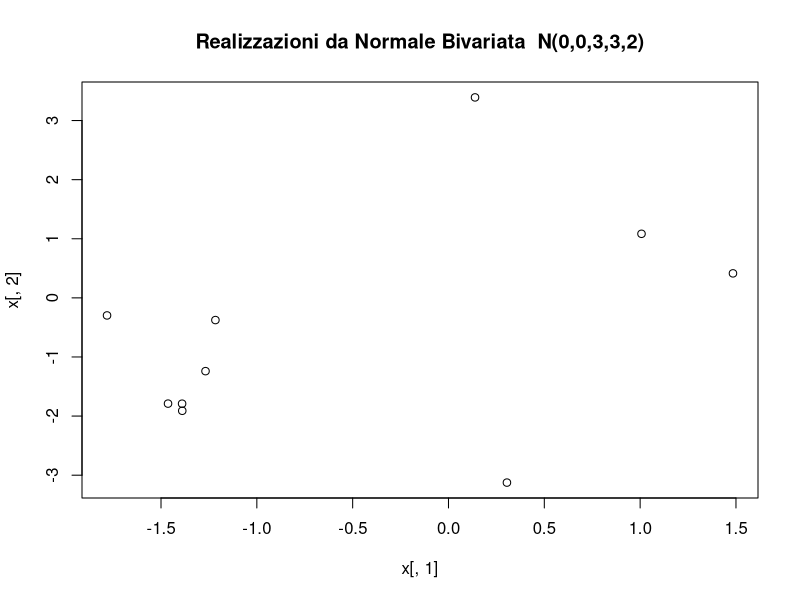
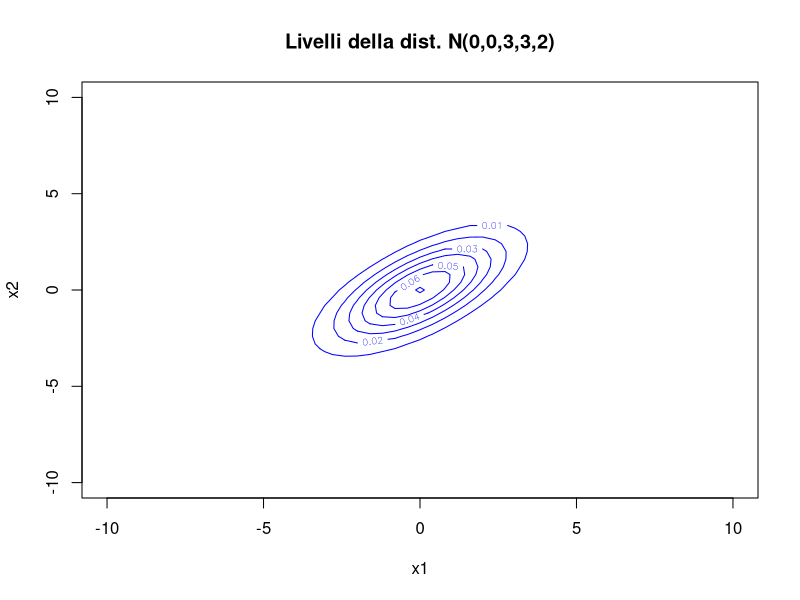

Reproduce these figures in R, in order.
## ---- chunk 1
knitr::opts_chunk$set(echo = TRUE)
## ---- chunk 2
require(mvtnorm)
set.seed(1234)
sigma1 <- matrix(c(3,2,2,3), ncol=2); 
sigma1
n <- 10
x <- rmvnorm(n, 
             mean=c(0,0),
             sigma=sigma1
             )
x
cov(x)
var(x)
require(skimr)
skim_without_charts(x)

sd(x[,1])

sd(x[,2])
## ---- chunk 3
plot(x[,1],
x[,2], main = "Realizzazioni da Normale Bivariata  N(0,0,3,3,2)")
## ---- chunk 4
x1 <- x2 <- seq(-10, 10, length = 51)
dens <- matrix(dmvnorm(expand.grid(x1, x2),
sigma = sigma1),
ncol = length(x1))
contour(x1,
x2,
dens,
main = "Livelli della dist. N(0,0,3,3,2)",
col="blue",
xlab = "x1",
ylab = "x2")
